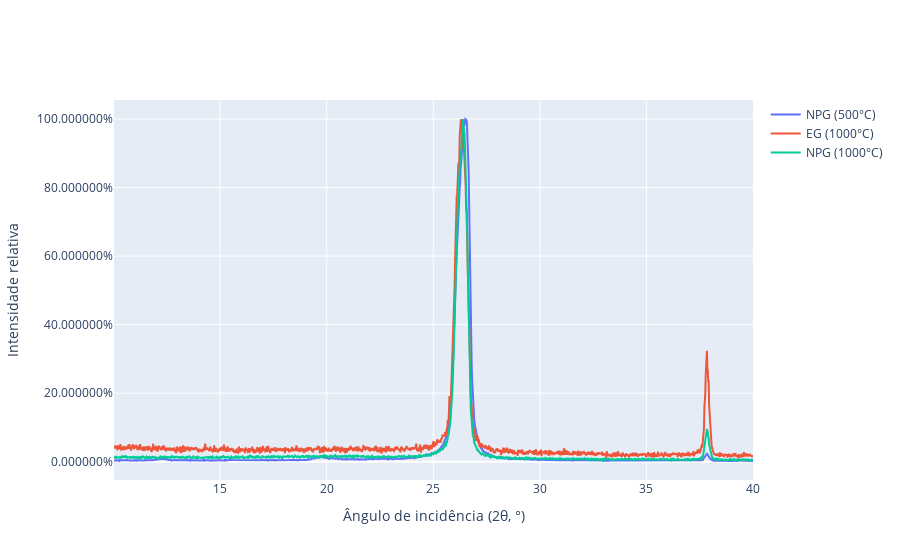

The cell this chart's notebook holds for it:
### Code cell
fig.update_layout(xaxis_title_text = 'Ângulo de incidência (2θ, °)',
                  yaxis_title_text = 'Intensidade relativa',
                  yaxis_tickformat = '%',
                  
                 )

### Figure 1 — Plotly figure (JSON) as saved in the notebook; plotly's stock layout.template omitted (floating-point values rounded to 4 significant figures; data arrays with more than 128 entries replaced by an {"elided": "..."} marker saying what was removed)
{"data": [{"mode": "lines", "name": "NPG (500°C)", "type": "scatter", "x": {"elided": "1500 float values"}, "y": {"elided": "1500 float values"}}, {"mode": "lines", "name": "EG (1000°C)", "type": "scatter", "x": {"elided": "1500 float values"}, "y": {"elided": "1500 float values"}}, {"mode": "lines", "name": "NPG (1000°C)", "type": "scatter", "x": {"elided": "1500 float values"}, "y": {"elided": "1500 float values"}}], "layout": {"xaxis": {"title": {"text": "Ângulo de incidência (2θ, °)"}}, "yaxis": {"tickformat": "%", "title": {"text": "Intensidade relativa"}}}}
